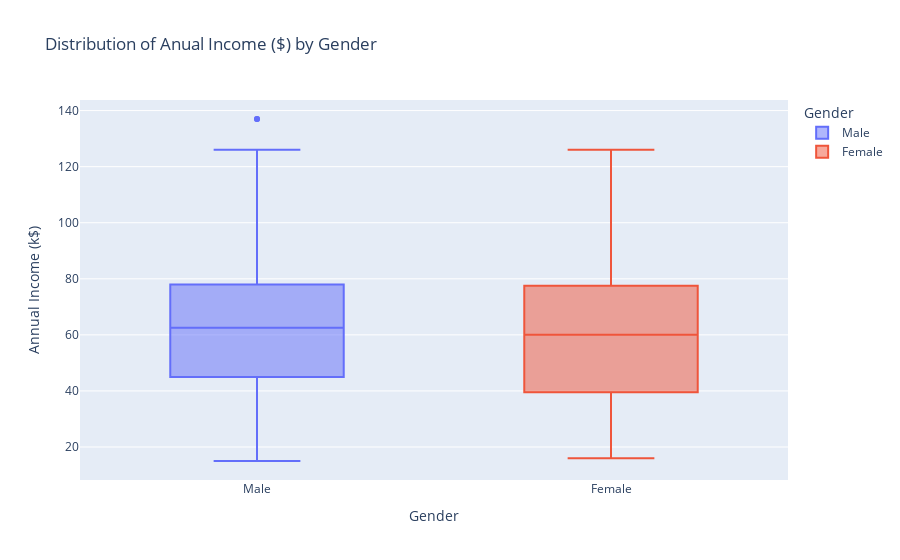

The notebook cell this image was saved under:
### Markdown cell above
The **box plot** provides **clear insights** into the **distribution of age by gender**. From the plot, it is **evident** that **gender appears to significantly impact the distribution of age**.

### Code cell
# Create a box plot of Age by Gender
anual_income_gender_boxplot = px.box(df, x='Gender', y='Annual Income (k$)', color='Gender', title='Distribution of Anual Income ($) by Gender')

# Display the plot
anual_income_gender_boxplot.show()

### Figure 1 — Plotly figure (JSON) as saved in the notebook; plotly's stock layout.template omitted (floating-point values rounded to 4 significant figures)
{"data": [{"alignmentgroup": "True", "hovertemplate": "Gender=%{x}<br>Annual Income (k$)=%{y}<extra></extra>", "legendgroup": "Male", "marker": {"color": "#636efa"}, "name": "Male", "notched": false, "offsetgroup": "Male", "orientation": "v", "showlegend": true, "type": "box", "x": ["Male", "Male", "Male", "Male", "Male", "Male", "Male", "Male", "Male", "Male", "Male", "Male", "Male", "Male", "Male", "Male", "Male", "Male", "Male", "Male", "Male", "Male", "Male", "Male", "Male", "Male", "Male", "Male", "Male", "Male", "Male", "Male", "Male", "Male", "Male", "Male", "Male", "Male", "Male", "Male", "Male", "Male", "Male", "Male", "Male", "Male", "Male", "Male", "Male", "Male", "Male", "Male", "Male", "Male", "Male", "Male", "Male", "Male", "Male", "Male", "Male", "Male", "Male", "Male", "Male", "Male", "Male", "Male", "Male", "Male", "Male", "Male", "Male", "Male", "Male", "Male", "Male", "Male", "Male", "Male", "Male", "Male", "Male", "Male", "Male", "Male", "Male", "Male"], "x0": " ", "xaxis": "x", "y": [15, 15, 19, 19, 20, 20, 21, 23, 24, 24, 25, 28, 28, 30, 33, 33, 38, 39, 42, 43, 43, 44, 46, 46, 46, 48, 48, 48, 49, 54, 54, 54, 54, 54, 54, 54, 59, 60, 60, 61, 61, 62, 62, 62, 63, 63, 63, 63, 64, 67, 69, 71, 71, 71, 71, 71, 71, 73, 73, 74, 75, 77, 77, 77, 78, 78, 78, 78, 78, 81, 85, 86, 87, 87, 87, 87, 87, 88, 88, 93, 93, 98, 99, 101, 113, 126, 137, 137], "y0": " ", "yaxis": "y"}, {"alignmentgroup": "True", "hovertemplate": "Gender=%{x}<br>Annual Income (k$)=%{y}<extra></extra>", "legendgroup": "Female", "marker": {"color": "#EF553B"}, "name": "Female", "notched": false, "offsetgroup": "Female", "orientation": "v", "showlegend": true, "type": "box", "x": ["Female", "Female", "Female", "Female", "Female", "Female", "Female", "Female", "Female", "Female", "Female", "Female", "Female", "Female", "Female", "Female", "Female", "Female", "Female", "Female", "Female", "Female", "Female", "Female", "Female", "Female", "Female", "Female", "Female", "Female", "Female", "Female", "Female", "Female", "Female", "Female", "Female", "Female", "Female", "Female", "Female", "Female", "Female", "Female", "Female", "Female", "Female", "Female", "Female", "Female", "Female", "Female", "Female", "Female", "Female", "Female", "Female", "Female", "Female", "Female", "Female", "Female", "Female", "Female", "Female", "Female", "Female", "Female", "Female", "Female", "Female", "Female", "Female", "Female", "Female", "Female", "Female", "Female", "Female", "Female", "Female", "Female", "Female", "Female", "Female", "Female", "Female", "Female", "Female", "Female", "Female", "Female", "Female", "Female", "Female", "Female", "Female", "Female", "Female", "Female", "Female", "Female", "Female", "Female", "Female", "Female", "Female", "Female", "Female", "Female", "Female", "Female"], "x0": " ", "xaxis": "x", "y": [16, 16, 17, 17, 18, 18, 19, 19, 20, 20, 21, 23, 25, 28, 28, 29, 29, 30, 33, 33, 34, 34, 37, 37, 38, 39, 39, 39, 40, 40, 40, 40, 42, 43, 43, 44, 46, 47, 47, 48, 48, 48, 49, 50, 50, 54, 54, 54, 54, 54, 57, 57, 58, 58, 59, 60, 60, 60, 60, 62, 62, 62, 63, 63, 64, 65, 65, 65, 65, 67, 67, 67, 69, 70, 70, 72, 72, 73, 73, 74, 75, 76, 76, 77, 78, 78, 78, 78, 78, 78, 78, 79, 79, 81, 85, 86, 87, 88, 88, 97, 97, 98, 99, 101, 103, 103, 103, 103, 113, 120, 120, 126], "y0": " ", "yaxis": "y"}], "layout": {"boxmode": "overlay", "legend": {"title": {"text": "Gender"}, "tracegroupgap": 0}, "title": {"text": "Distribution of Anual Income ($) by Gender"}, "xaxis": {"anchor": "y", "categoryarray": ["Male", "Female"], "categoryorder": "array", "domain": [0, 1], "title": {"text": "Gender"}}, "yaxis": {"anchor": "x", "domain": [0, 1], "title": {"text": "Annual Income (k$)"}}}}
